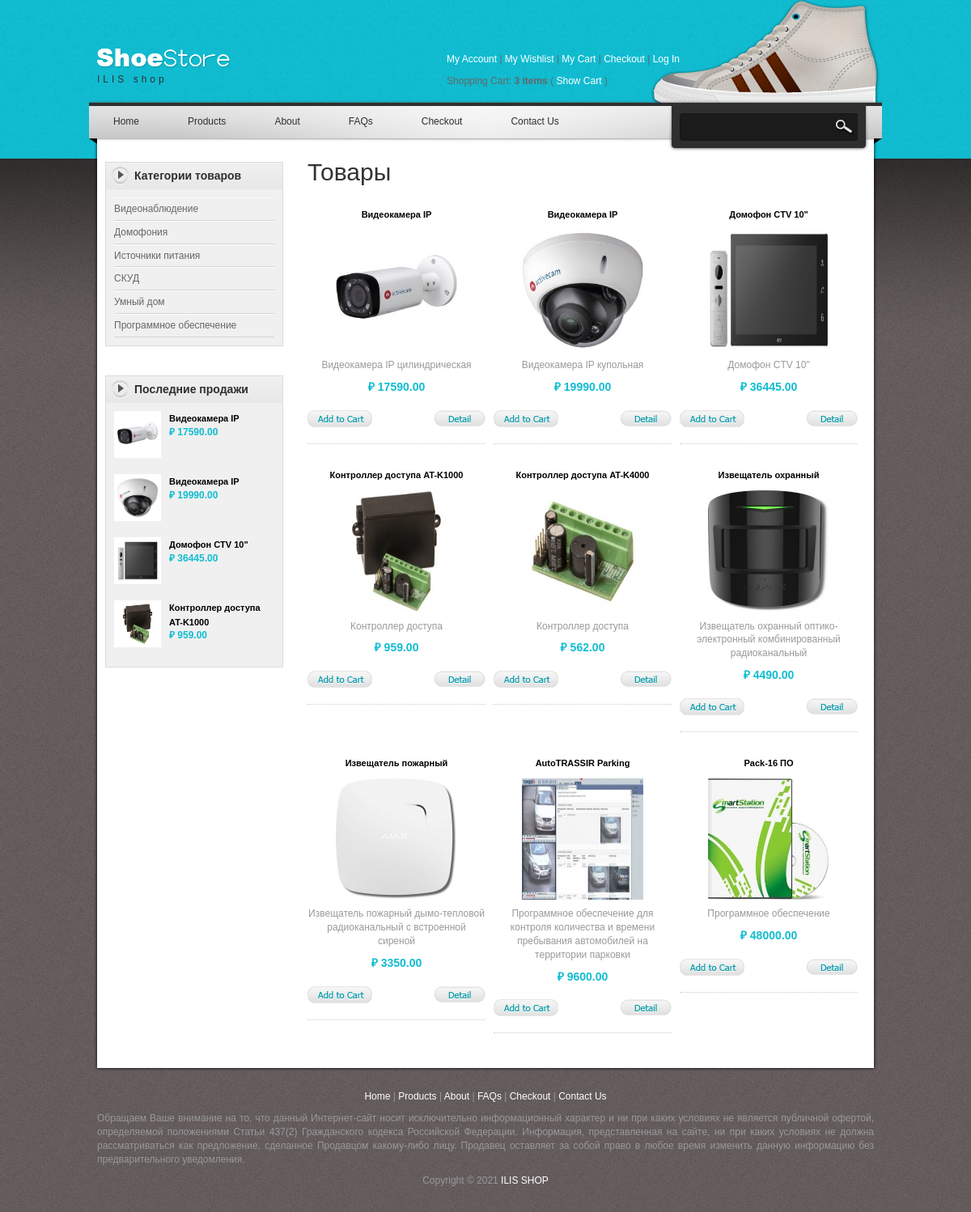
Screenshot of /products/ with the database file from the repository.
### mainapp/models.py (models this page shows, shortened)
class ProductCategory(models.Model):
    name = models.CharField(
        max_length=64,
        unique=True,
        verbose_name='Имя категории',
    )
    description = models.DateTimeField(
        verbose_name='Описание',
        blank=True,
    )
    created = models.DateTimeField(
        auto_now_add=True,
    )
    updated = models.DateTimeField(
        auto_now=True,
    )

class Product(models.Model):
    category = models.ForeignKey(
        ProductCategory,
        on_delete=models.CASCADE,
        verbose_name='Категория',
    )
    name = models.CharField(
        verbose_name='Имя продукта',
        max_length=128,
    )
    image = models.ImageField(
        upload_to='products_img',
        blank=True,
    )
    short_desc = models.CharField(
        max_length=256,
        verbose_name='краткое описание',
        blank=True,
    )
    description = models.TextField(
        verbose_name='описание продукта',
        blank=True,
        max_length=500
    )
    price = models.DecimalField(
        verbose_name='цена продукта',
        max_digits=8,
        decimal_places=2,
        default=0,
    )
    quantity = models.PositiveIntegerField(
        verbose_name='количество на складе',
        default=0
    )
    manufacture = models.CharField(
        verbose_name='Проиводитель',
        max_length=128,
    )
    model = models.CharField(
        verbose_name='Наименование модели',
        max_length=64,
    )
    availability = models.ForeignKey(
        Availability,
        on_delete=models.CASCADE,
        verbose_name='Доступность',
    )

### mainapp/views.py (the view)
# urls.py: path('products/', include(urls, namespace='products')),
def products(request):
    positions_body = Product.objects.all()[:10]
    categories = ProductCategory.objects.all()
    positions = Product.objects.all()[:4]
    context = {
        'name_page': '- Каталог',
        'products': positions_body,
        'categories': categories,
        'positions': positions,
    }
    return render(request, 'products.html', context=context)

### mainapp/templates/products.html (shortened to what this page needs)
{% load static %}
{% include 'inc_head.html' %}
<body>
{% include 'inc_menu.html' %}
    <div id="templatemo_main">
        {% include 'inc_left_panel.html' %}
        <div id="content" class="float_r">
        	<h1>Товары</h1>
            {% for product in products %}
            <div class="product_box">
	            <h3>{{ product.name }}</h3>
            	<a href="{% url 'productdetail' %}"><img height="150" width="150" src="/media/{{ product.image }}" alt="Shoes 1" /></a>
                <p>{{ product.short_desc }}</p>
              <p class="product_price">&#8381; {{ product.price }}</p>
                <a href="{% url 'shoppingcart' %}" class="addtocart"></a>
                <a href="{% url 'productdetail' %}" class="detail"></a>
            </div>
            {% endfor %}
        </div>
    </div>
    {% include 'inc_footer.html' %}
</div>
</div>
</body>
</html>

### geekshop/templates/inc_left_panel.html (shortened to what this page needs)
{% load static %}
<div id="sidebar" class="float_l">
{% block categories %}
        	<div class="sidebar_box">
            	<h3>Категории товаров</h3>
                <div class="content">
                	<ul class="sidebar_list">
                        {% for cat in categories %}
                    	<li><a href="#">{{ cat.name }}</a></li>
                        {% endfor %}
                    </ul>
                </div>
            </div>
{% endblock categories %}
{% block popular %}
            <div class="sidebar_box">
            	<h3>Последние продажи</h3>
                <div class="content">
                    {% for pos in positions %}
                	<div class="bs_box">
                    	<a href="#"><img height="50" width="50" src="/media/{{ pos.image }}" alt="image" /></a>
                        <h4><a href="#">{{ pos.name }}</a></h4>
                        <p class="price">&#8381; {{ pos.price }}</p>
                    </div>
                    {% endfor %}
                </div>
            </div>
        </div>
{% endblock popular %}

### geekshop/static/templatemo_style.css (style rules this page uses)
body { margin: 0; padding: 0; color: #999; font-family: Tahoma, Geneva, sans-serif; font-size: 12px; line-height: 1.4em; background-color: #665f5f; background-repeat: repeat; background-image: url(images/templatemo_body.jpg) }
a, a:link, a:visited { color: #0299aa; font-weight: normal; text-decoration: none }
a.addtocart { display: inline-block; width: 80px; height: 21px; line-height: 21px; text-align: center; font-size: 10px; font-weight: bold; color: #333; background: url(images/templatemo_addtocart.png) }
a.detail { display: inline-block; width: 64px; height: 20px; line-height: 20px; text-align: center; font-size: 10px; font-weight: bold; color: #333; background: url(images/templatemo_detail.png) }
p { margin: 0 0 10px 0; padding: 0; }
img { border: none; }
h1, h2, h3, h4, h5, h6 { color: #333; font-weight: normal; }
h1 { font-size: 30px; margin: 0 0 30px; padding: 5px 0 }
h3 { font-size: 20px; margin: 0 0 20px; padding: 0; }
h4 { font-size: 16px; margin: 0 0 15px; padding: 0; }
.float_l { float: left }
.float_r { float: right }
#templatemo_main { width: 940px; padding: 10px 20px; background: url(images/templatemo_main_bg.png) repeat-y }
#content { width: 690px }
#sidebar { width: 220px }
.sidebar_box { position: relative; background: #f0f0f0; margin-bottom: 36px; border: 1px solid #dbdbdb }
.sidebar_box h3 { font-size: 14px; font-weight: 700; padding: 0 10px 0 35px; margin: 0; width: 185px; height: 33px; line-height: 33px; margin-bottom: 0; background: url(images/templatemo_sidebar_header.png) no-repeat; color: #2f2f2f }
#sidebar .sidebar_box .content { padding: 10px 10px 0; }
#sidebar .sidebar_list { margin: 0; padding: 0 0 10px; list-style: none; }
#sidebar .sidebar_list li { display: block; margin: 0; padding: 5px 0; border-top: 1px solid #fff; border-bottom: 1px solid #d3d3d3 }
#sidebar .sidebar_list li a { color: #666; }
.bs_box { clear: both; margin-bottom: 20px }
.bs_box img { float: left; margin-right: 10px; border: 4px solid #fff }
.bs_box h4 { margin-bottom: 0 }
.bs_box h4 a { font-size: 11px; color: #000; font-weight: 700 }
.bs_box .price { font-size: 12px; font-weight: 700; color: #11bdd1 }
.product_box { float: left; width: 220px; text-align: center; margin: 0 10px 30px 0; padding-bottom: 20px; border-bottom: 1px dotted #ccc }
.product_box img { margin-bottom: 5px; }
.product_box h3 { font-size: 11px; color: #000; font-weight: 700; margin-bottom: 10px; }
.product_box .product_price { color: #11bdd1; font-size: 14px; font-weight: 700; margin-bottom: 20px; }
.product_box .addtocart { float: left; display: block; }
.product_box .detail { float: right; display: block; }

### rows the page displays
ProductCategory: name "Видеонаблюдение"
ProductCategory: name "Домофония"
ProductCategory: name "Источники питания"
ProductCategory: name "СКУД"
ProductCategory: name "Умный дом"
ProductCategory: name "Программное обеспечение"
Product: image (picture), name "Видеокамера IP", price "17590.00", short_desc "Видеокамера IP цилиндрическая"
Product: image (picture), name "Видеокамера IP", price "19990.00", short_desc "Видеокамера IP купольная"
Product: image (picture), name "Домофон CTV 10\"", price "36445.00", short_desc "Домофон CTV 10\""
Product: image (picture), name "Контроллер доступа AT-K1000", price "959.00", short_desc "Контроллер доступа"
Product: name "Контроллер доступа AT-K4000", image (picture), short_desc "Контроллер доступа", price "562.00"
Product: name "Извещатель охранный", image (picture), short_desc "Извещатель охранный оптико-электронный комбинированный радиоканальный", price "4490.00"
Product: name "Извещатель пожарный", image (picture), short_desc "Извещатель пожарный дымо-тепловой радиоканальный с встроенной сиреной", price "3350.00"
Product: name "AutoTRASSIR Parking", image (picture), short_desc "Программное обеспечение для контроля количества и времени пребывания автомобилей на территории парковки", price "9600.00"
Product: name "Pack-16 ПО", image (picture), short_desc "Программное обеспечение", price "48000.00"
